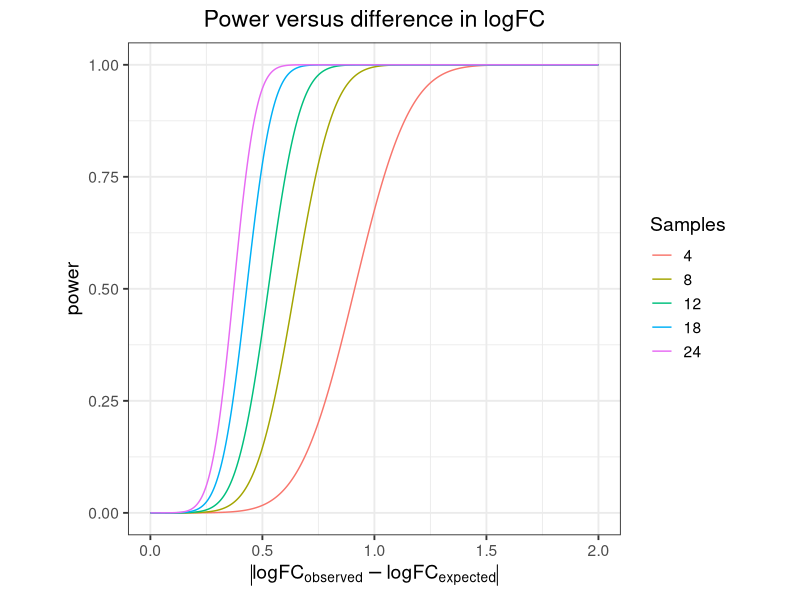

Source code (R):
# Gabriel Hoffman
# December 5, 2019

# Compute power for comparing two logFC values
# Motivated by Nadine's synergy analysis
# the sample size enters only through the standard error of the logFC's
# We use the factor that increasing the sample size by a factor of F
#	will decrease the variance of the logFC by a factor of sqrt(F)
# Were we show results for testing the absolute difference in logFC values
# We also account for multiple testing


#' @param sig1 standard error of estimated for logFC1
#' @param sig2 standard error of estimated for logFC2
#' @param N sample size for which sig1 and sig2 were estimated
#' @param N_other other sample size to evaluate power for
#' @param alpha nominal false positive rate for a single test
#' @param n_tests number of tests
power_compare_logFC = function( sig1, sig2, N, N_other, alpha=0.05, n_tests=20000){

	# absolute difference in logFC
	d = seq(0, 2, length.out=1000)

	# cutoff after multiple testing
	alpha_multiple = alpha / n_tests

	# N_other/N is the relative sample size
	df = lapply( N_other/N, function(n_scale){
		
		# variance of logFC1 - logFC2 is sig1^2 + sig2^2
		# since standard error of the mean is inversely proportional to sqrt(N)
		# 	multiplying the sample size by F decrease the SE by sqrt(F)
		# On the variance scale, this corresponds to dividing by n_scale
		sigSq = (sig1^2 + sig2^2) / n_scale

		# find the cutoff corresponding to the alpha value
		cutoff = qnorm( alpha_multiple/2, 0, sd=sqrt(sigSq), lower.tail=FALSE)

		# power cut one sided test, negative
		p1 = pnorm(-1*cutoff, d, sqrt(sigSq))

		# power for second side of test, positive
		p2 = 1-pnorm(cutoff, d, sqrt(sigSq))

		# total power is sum of p1, p2
		data.frame(n_scale, d, power=p1+p2)
	})
	df = do.call("rbind", df)

	# make plot
	ggplot(df, aes(d, power, color=as.factor(n_scale*N))) + geom_line() + theme_bw(14) + theme(aspect.ratio=1, plot.title = element_text(hjust = 0.5)) + ylim(0, 1) + scale_color_discrete(
		"Samples") + xlab(bquote(abs(logFC[observed] - logFC[expected]))) + ggtitle("Power versus difference in logFC")
}


library(ggplot2)

power_compare_logFC( sig1	= 0.1, 
					sig2	= 0.2, 
					N		= 3, 
					N_other	= c(4, 8, 12, 18, 24), 
					alpha	= 0.05, 
					n_tests	= 20000)







